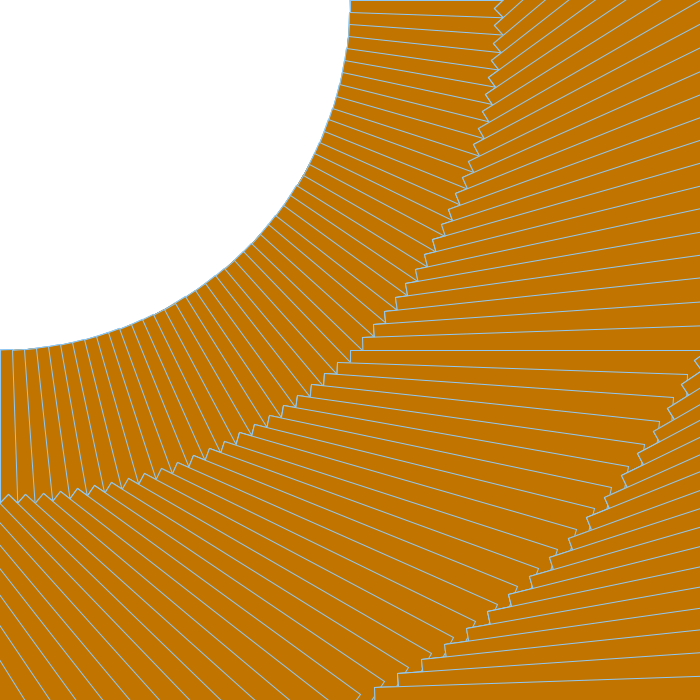
Frame 1 (no input)
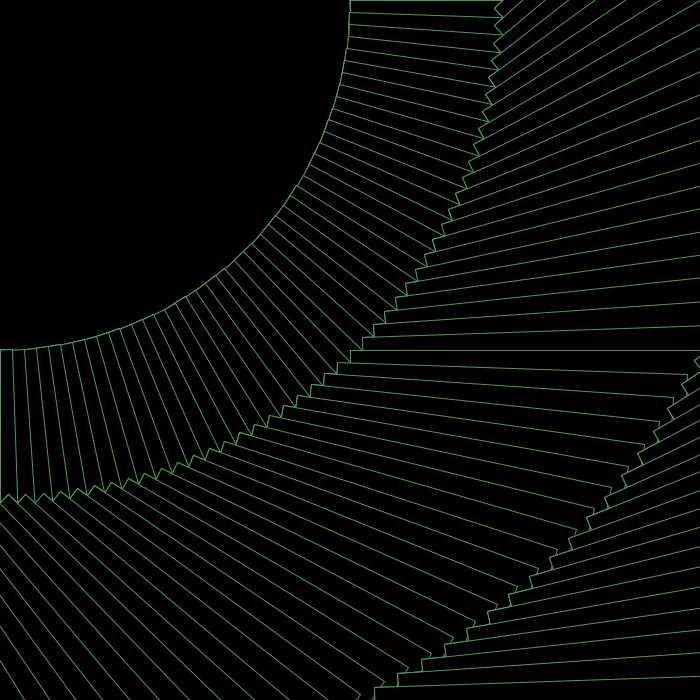
Frame 60 (the mouse pressed at the canvas centre just before this capture)
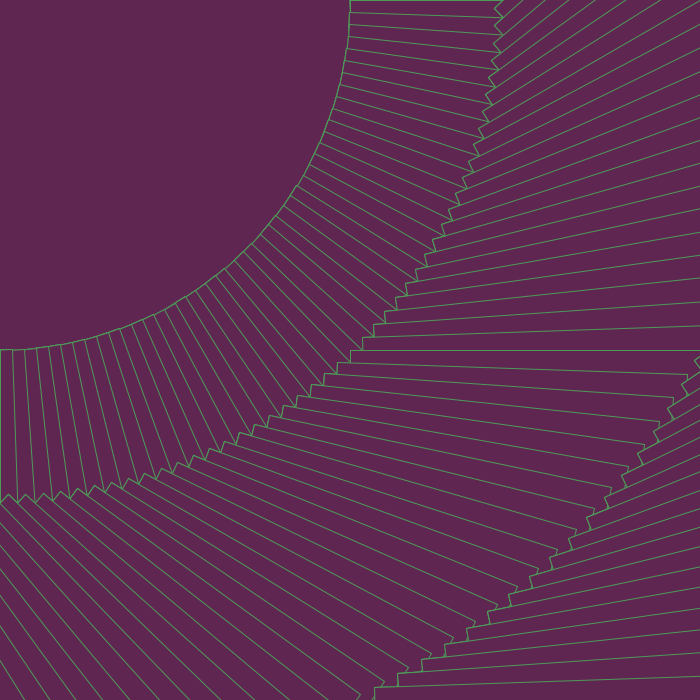
Frame 120 (the mouse held since frame 60 and released just before this capture)

The Processing sketch that drew these frames (run headless with seeded random() and noise(); from frame 60 on, the mouse is pressed at the canvas centre):

// Processing sketch: A5_Spiral_EdwardGonzalez
// ── A5_Spiral_EdwardGonzalez.pde
//Name: Edward Gonzalez
//Title: THe Spiral

void setup() {
  size(700, 700);
}

int count;

void draw() {
  //fills the huge circle at the top left 
  circle(0, 0, 709);
  fill(mouseX, mouseY);
  
  //the lines of the squares around the geometric shapes
  stroke(143, 200, 243);

  //this affects the wifth size of the squares. As a result I made the sqaures into a huge spiral
  count = width/2;
  
  //this calculates the user's mouse postiion on the canvas
  int move = mouseX;
  /* Depending on the mouse location, a different rectangle is displayed.if the usercan change the color pallet based on 
  their mouse position. the mouse range between 500 will give you different shades of red and green. Whilke the else is
  for different shades of red and blue.
  */
  if (mousePressed == true) {
    fill(mouseX, 240, 150);
  } else {
    fill(193, 116, mouseY);
  } 
  
  //colorMode givrs me an RGB color model between 00 to 255 for the squares being affected by the mouse dynamic position.
  colorMode(HSB, 400);
  for(int i = 0; i <= width; i+= count) {
    for(int j = 0;j <= 499; j++) {
        //radians allows me to change the parameter of the squares to make them closer together wiothin their rotation/
        rotate(radians(2));
        square(count, i, height/2);
    }
  }
  
}
